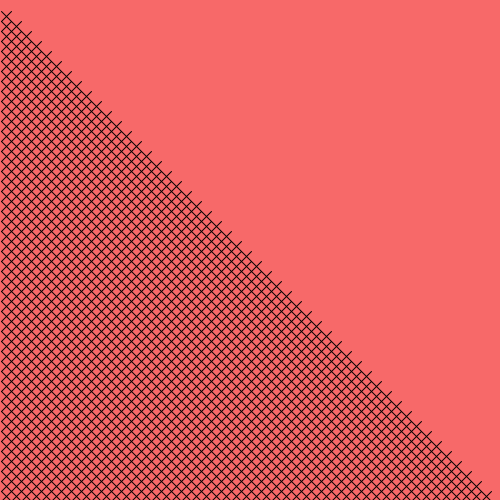
Frame 1 (no input)
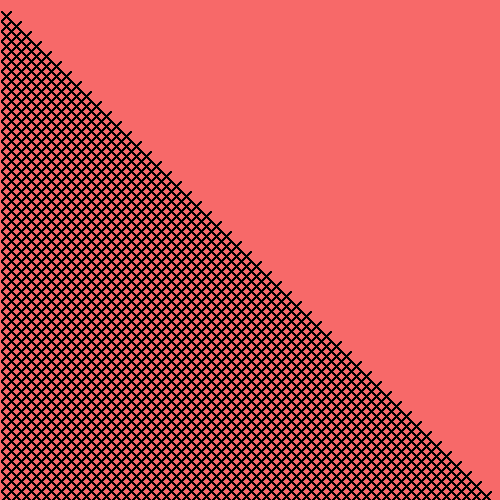
Frame 60 (the mouse pressed at the canvas centre just before this capture)
Frame 120 (the mouse held since frame 60 and released just before this capture): identical to frame 60, image omitted

The Processing sketch that drew these frames (run headless with seeded random() and noise(); from frame 60 on, the mouse is pressed at the canvas centre):

// Processing sketch: Exercise_6_3
// ── Exercise_6_3.pde
void setup ()
{
size(500, 500);  
background(#F76969);
}
void draw ()
{

for (int y = 1; y < 500; y += 10) { 
 for (int x = 1; x < y; x += 10) {
                line(x, y, x+10, y+10);
                line(x+10, y, x, y+10);
              }
}

}
